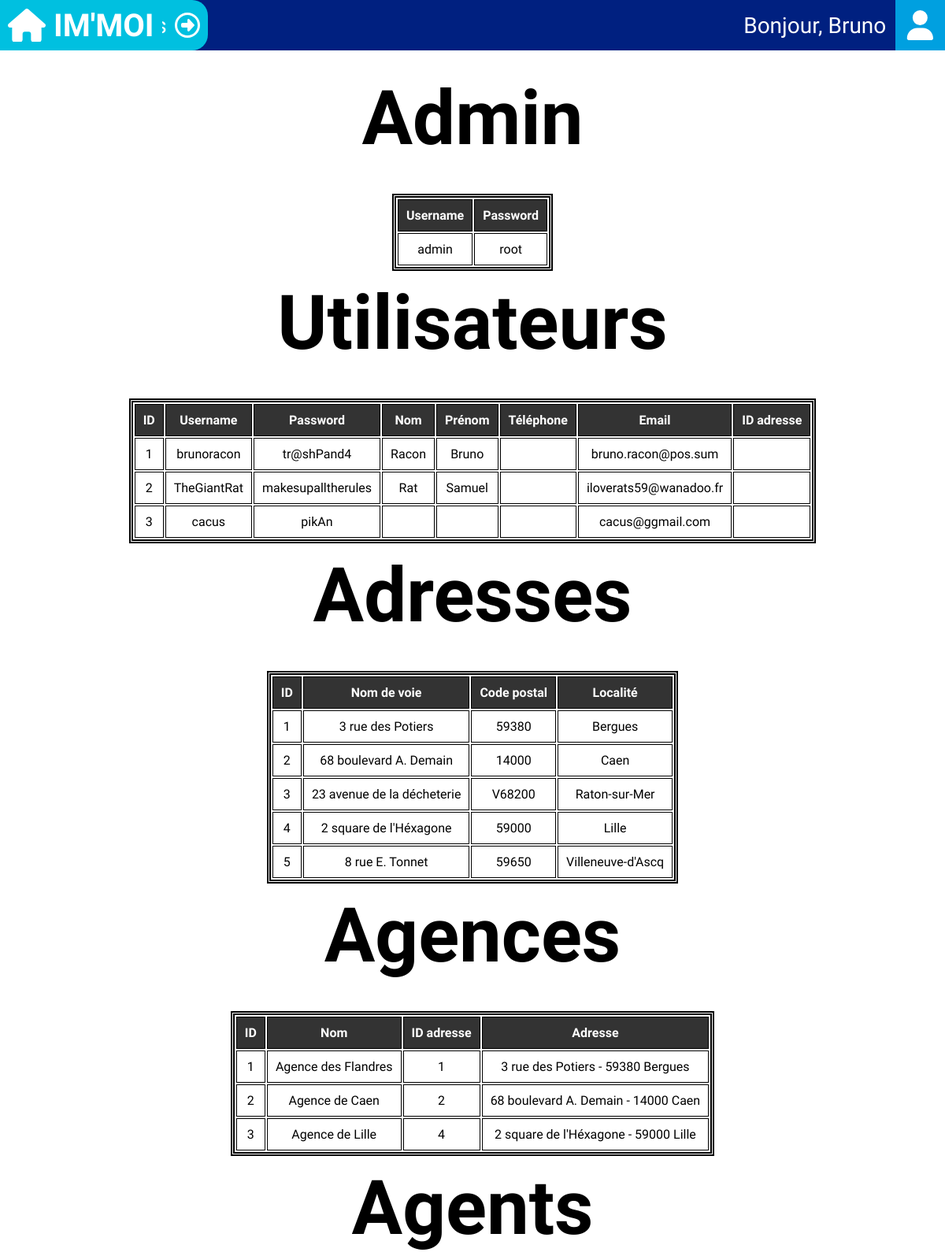
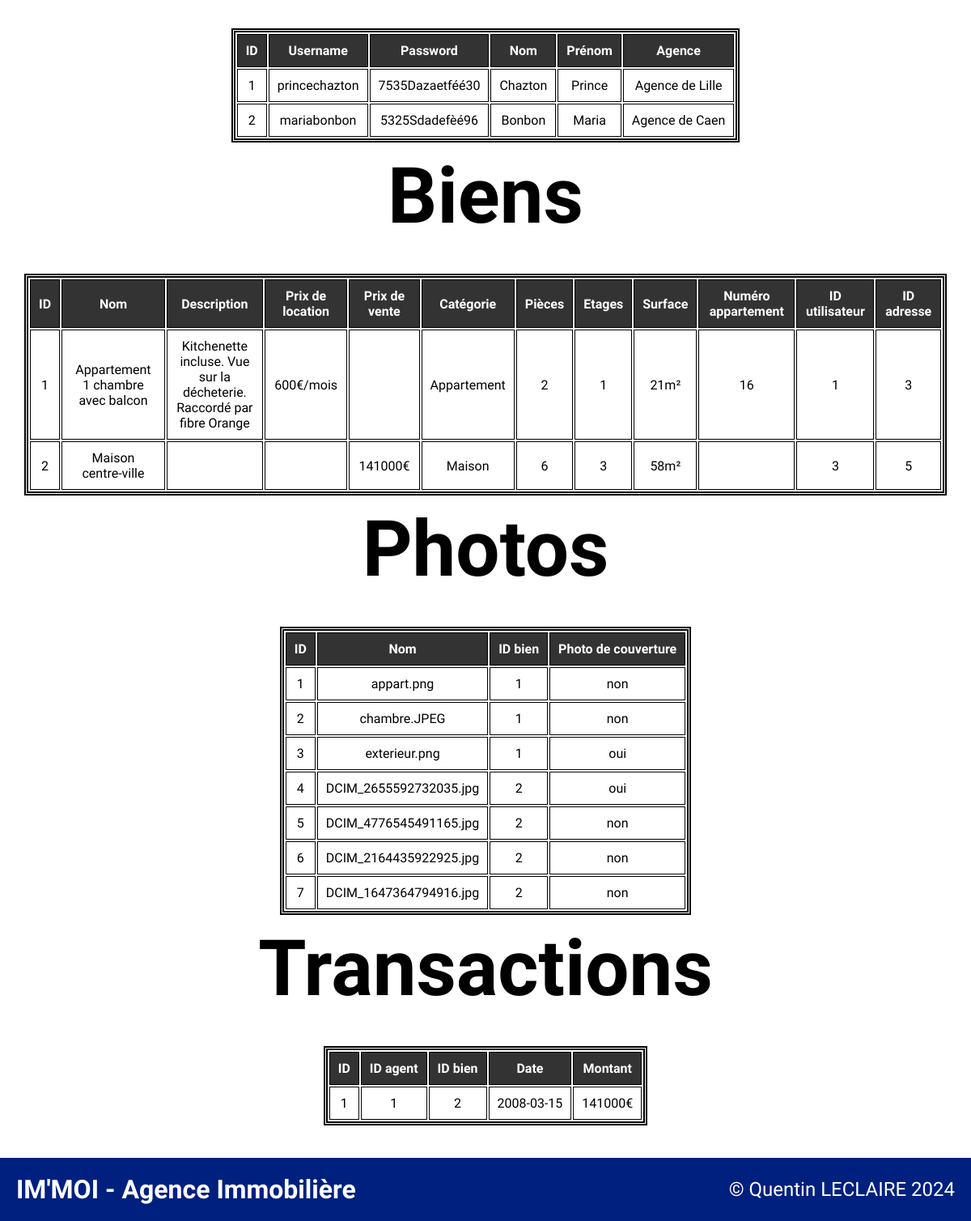
The page /bdtest on the database its author committed (2 pictures, top to bottom).
### tables this page shows
CREATE TABLE utilisateur(
idUtilisateur int(11) NOT NULL,
username varchar(32) NOT NULL,
password varchar(32) NOT NULL,
nom varchar(40),
prenom varchar(40),
telephone varchar(20),
email varchar(80) NOT NULL,
idAdresse int(11)
);

CREATE TABLE adresse (
idAdresse int(11) NOT NULL,
nomVoie text NOT NULL,
zipcode varchar(10) NOT NULL,
localite varchar(60) NOT NULL
);

CREATE TABLE agence(
idAgence int(11) NOT NULL,
nom varchar(20) NOT NULL,
idAdresse int(11) NOT NULL
);

CREATE TABLE agent(
idAgent int(11) NOT NULL,
username varchar(32) NOT NULL,
password varchar(32) NOT NULL,
nom varchar(40) NOT NULL,
prenom varchar(40) NOT NULL,
idAgence int(11) NOT NULL
);

CREATE TABLE bien(
idBien int(11) NOT NULL,
nom varchar(60) NOT NULL,
description text,
prixLocation float,
prixVente float,
categorie varchar(20),
nbPieces int,
nbEtages int,
surface int,
numAppart int,
idUtilisateur int(11) NOT NULL,
idAdresse int(11) NOT NULL
);

CREATE TABLE photo (
idPhoto int(11) NOT NULL,
nom varchar(128) NOT NULL,
couverture boolean,
idBien int(11) NOT NULL
);

CREATE TABLE transactions(
idTransaction int(11) NOT NULL,
idAgent int(11) NOT NULL,
idBien int(11) NOT NULL,
dateTransaction date NOT NULL,
montant float NOT NULL
);

### Views/bdtest.view.php (the view, shortened to what the rows shown need)
<section class="testbdd">
    <h2>Admin</h2>
    <table>
        <tr>
            <th>Username</th>
            <th>Password</th>
        </tr>
        <?php
        for ($i = 0; $i < count($DBadmin); $i++) : ?>
            <tr>
                <td><?= $DBadmin[$i]->getUsername(); ?></td>
                <td><?= $DBadmin[$i]->getPassword(); ?></td>
            </tr>
        <?php endfor; ?>
    </table>
    <h2>Utilisateurs</h2>
    <table>
        <tr>
            <th>ID</th>
            <th>Username</th>
            <th>Password</th>
            <th>Nom</th>
            <th>Prénom</th>
            <th>Téléphone</th>
            <th>Email</th>
            <th>ID adresse</th>
        </tr>
        <?php
        for ($i = 0; $i < count($DBuser); $i++) : ?>
            <tr>
                <td><?= $DBuser[$i]->getId(); ?></td>
                <td><?= $DBuser[$i]->getUsername(); ?></td>
                <td><?= $DBuser[$i]->getPassword(); ?></td>
                <td><?= $DBuser[$i]->getNom(); ?></td>
                <td><?= $DBuser[$i]->getPrenom(); ?></td>
                <td><?= $DBuser[$i]->getTelephone(); ?></td>
                <td><?= $DBuser[$i]->getEmail(); ?></td>
                <td><?= $DBuser[$i]->getAdresse(); ?></td>
            </tr>
        <?php endfor; ?>
    </table>
    <h2>Adresses</h2>
    <table>
        <tr>
            <th>ID</th>
            <th>Nom de voie</th>
            <th>Code postal</th>
            <th>Localité</th>
        </tr>
        <?php
        for ($i = 0; $i < count($DBadresse); $i++) : ?>
            <tr>
                <td><?= $DBadresse[$i]->getId(); ?></td>
                <td><?= $DBadresse[$i]->getNomVoie(); ?></td>
                <td><?= $DBadresse[$i]->getZipcode(); ?></td>
                <td><?= $DBadresse[$i]->getLocalite(); ?></td>
            </tr>
        <?php endfor; ?>
    </table>
    <h2>Agences</h2>
    <table>
        <tr>
            <th>ID</th>
            <th>Nom</th>
            <th>ID adresse</th>
            <th>Adresse</th>
        </tr>
        <?php
        for ($i = 0; $i < count($DBagence); $i++) :
            $adresseagence = $DBadresse[$DBagence[$i]->getAdresse()-1];?>
            <tr>
                <td><?= $DBagence[$i]->getId(); ?></td>
                <td><?= "Agence " . $DBagence[$i]->getNom(); ?></td>
                <td><?= $DBagence[$i]->getAdresse(); ?></td>
                <td><?= $adresseagence->getNomVoie() ." - ". $adresseagence->getZipcode() . " " .  $adresseagence->getLocalite(); ?></td>
            </tr>
        <?php endfor; ?>
    </table>
    <h2>Agents</h2>
    <table>
        <tr>
            <th>ID</th>
            <th>Username</th>
            <th>Password</th>
            <th>Nom</th>
            <th>Prénom</th>
            <th>Agence</th>
        </tr>
        <?php
        for ($i = 0; $i < count($DBagent); $i++) : ?>
            <tr>
                <td><?= $DBagent[$i]->getId(); ?></td>
                <td><?= $DBagent[$i]->getUsername(); ?></td>
                <td><?= $DBagent[$i]->getPassword(); ?></td>
                <td><?= $DBagent[$i]->getNom(); ?></td>
                <td><?= $DBagent[$i]->getPrenom(); ?></td>
                <td><?= "Agence " . $DBagence[$DBagent[$i]->getIdAgence()-1]->getNom(); ?></td>
            </tr>
        <?php endfor; ?>
    </table>
    <h2>Biens</h2>
    <table>
        <tr>
            <th>ID</th>
            <th>Nom</th>
            <th>Description</th>
            <th>Prix de location</th>
            <th>Prix de vente</th>
            <th>Catégorie</th>
            <th>Pièces</th>
            <th>Etages</th>
            <th>Surface</th>
            <th>Numéro appartement</th>
            <th>ID utilisateur</th>
            <th>ID adresse</th>
        </tr>
        <?php
        for ($i = 0; $i < count($DBbien); $i++) : ?>
            <tr>
                <td><?= $DBbien[$i]->getId(); ?></td>
                <td><?= $DBbien[$i]->getNom(); ?></td>
                <td><?= $DBbien[$i]->getDescription(); ?></td>
                <td><?= ($DBbien[$i]->getPrixLoc()) ? $DBbien[$i]->getPrixLoc(). "€/mois" : null; ?></td>
                <td><?= ($DBbien[$i]->getPrixVente()) ? $DBbien[$i]->getPrixVente(). "€" : null; ?></td>
                <td><?= $DBbien[$i]->getCategorie(); ?></td>
                <td><?= $DBbien[$i]->getNbPieces(); ?></td>
                <td><?= $DBbien[$i]->getNbEtages(); ?></td>
                <td><?= $DBbien[$i]->getSurface()."m²"; ?></td>
                <td><?= $DBbien[$i]->getNumAppart(); ?></td>
                <td><?= $DBbien[$i]->getUtilisateur(); ?></td>
                <td><?= $DBbien[$i]->getAdresse(); ?></td>
            </tr>
        <?php endfor; ?>
    </table>
    <h2>Photos</h2>
    <table>
        <tr>
            <th>ID</th>
            <th>Nom</th>
            <th>ID bien</th>
            <th>Photo de couverture</th>
        </tr>
        <?php
        for ($i = 0; $i < count($DBphoto); $i++) : ?>
            <tr>
                <td><?= $DBphoto[$i]->getId(); ?></td>
                <td><?= $DBphoto[$i]->getNom(); ?></td>
                <td><?= $DBphoto[$i]->getBien(); ?></td>
                <td><?= ($DBphoto[$i]->getCouverture()) ? "oui" : "non"; ?></td>
            </tr>
        <?php endfor; ?>
    </table>
    <h2>Transactions</h2>
    <table>
        <tr>
            <th>ID</th>
            <th>ID agent</th>
            <th>ID bien</th>
            <th>Date</th>
            <th>Montant</th>
        </tr>
        <?php
        for ($i = 0; $i < count($DBtransaction); $i++) : ?>
            <tr>
                <td><?= $DBtransaction[$i]->getId(); ?></td>
                <td><?= $DBtransaction[$i]->getAgent(); ?></td>
                <td><?= $DBtransaction[$i]->getBien(); ?></td>
                <td><?= $DBtransaction[$i]->getDate(); ?></td>
                <td><?= $DBtransaction[$i]->getMontant()."€"; ?></td>
            </tr>
        <?php endfor; ?>
    </table>
</section>
<?php
require "template.php";

### rows shown on the page
utilisateur: idUtilisateur "1", username "brunoracon", password "tr@shPand4", nom "Racon", prenom "Bruno", email "bruno.racon@pos.sum"
utilisateur: idUtilisateur "2", username "TheGiantRat", password "makesupalltherules", nom "Rat", prenom "Samuel", email "iloverats59@wanadoo.fr"
utilisateur: idUtilisateur "3", username "cacus", password "pikAn", email "cacus@ggmail.com"
adresse: idAdresse "1", nomVoie "3 rue des Potiers", zipcode "59380", localite "Bergues"
adresse: idAdresse "2", nomVoie "68 boulevard A. Demain", zipcode "14000", localite "Caen"
adresse: idAdresse "3", nomVoie "23 avenue de la décheterie", zipcode "V68200", localite "Raton-sur-Mer"
adresse: idAdresse "4", nomVoie "2 square de l'Héxagone", zipcode "59000", localite "Lille"
adresse: idAdresse "5", nomVoie "8 rue E. Tonnet", zipcode "59650", localite "Villeneuve-d'Ascq"
agence: idAgence "1", nom "des Flandres", idAdresse "1", idAdresse.nomVoie "3 rue des Potiers", idAdresse.zipcode "59380", idAdresse.localite "Bergues"
agence: idAgence "2", nom "de Caen", idAdresse "2", idAdresse.nomVoie "68 boulevard A. Demain", idAdresse.zipcode "14000", idAdresse.localite "Caen"
agence: idAgence "3", nom "de Lille", idAdresse "4", idAdresse.nomVoie "2 square de l'Héxagone", idAdresse.zipcode "59000", idAdresse.localite "Lille"
agent: idAgent "1", username "princechazton", password "7535Dazaetféé30", nom "Chazton", prenom "Prince", idAgence.nom "de Lille"
agent: idAgent "2", username "mariabonbon", password "5325Sdadefèé96", nom "Bonbon", prenom "Maria", idAgence.nom "de Caen"
bien: idBien "1", nom "Appartement 1 chambre avec balcon", description "Kitchenette incluse. Vue sur la décheterie. Raccordé par fibre Orange", prixLocation "600", categorie "Appartement", nbPieces "2", nbEtages "1", surface "21", numAppart "16", idUtilisateur "1", idAdresse "3"
bien: idBien "2", nom "Maison centre-ville", prixVente "141000", categorie "Maison", nbPieces "6", nbEtages "3", surface "58", idUtilisateur "3", idAdresse "5"
photo: idPhoto "1", nom "appart.png", idBien "1", couverture "non"
photo: idPhoto "2", nom "chambre.JPEG", idBien "1", couverture "non"
photo: idPhoto "3", nom "exterieur.png", idBien "1", couverture "oui"
photo: idPhoto "4", nom "DCIM_2655592732035.jpg", idBien "2", couverture "oui"
photo: idPhoto "5", nom "DCIM_4776545491165.jpg", idBien "2", couverture "non"
photo: idPhoto "6", nom "DCIM_2164435922925.jpg", idBien "2", couverture "non"
photo: idPhoto "7", nom "DCIM_1647364794916.jpg", idBien "2", couverture "non"
transactions: idTransaction "1", idAgent "1", idBien "2", dateTransaction "2008-03-15", montant "141000"

### other values the page prints
$DBadmin[$i]->getUsername() "admin"
$DBadmin[$i]->getPassword() "root"
